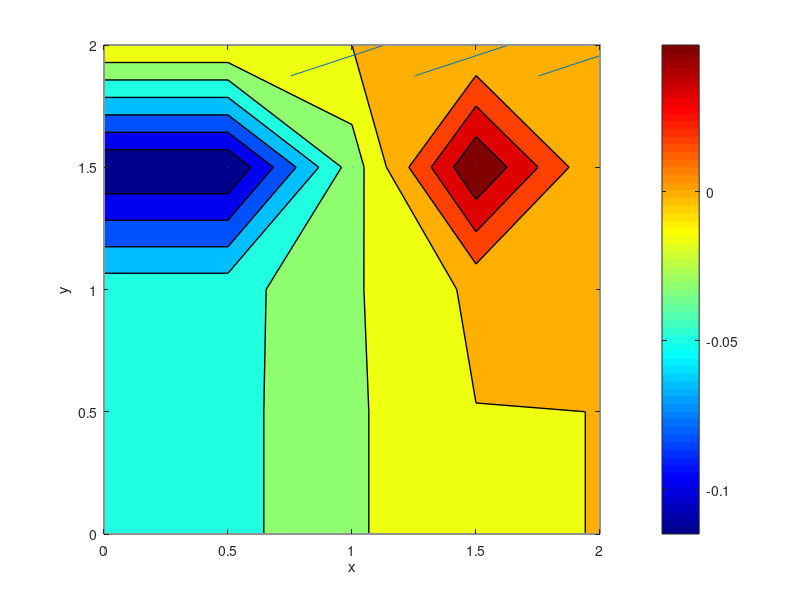

Source code (MATLAB):
%Step 10 :  Poisson Equation
 
% 
 
clear all
nx=5; ny=5; nt=5; nit=50;
xmin=0; xmax=2; 
ymin=0; ymax=2;
dx = (xmax-xmin)/(nx-1); 
dy=(ymax-ymin)/(ny-1);
x=linspace(0,2,nx);
y=linspace(0,2,ny);
[Y,X]=meshgrid(y,x);
 
rho=1;
nu=0.1;
dt=0.001;
 
 
% Init
u=zeros(ny,nx);
v=zeros(ny,nx);
p=zeros(ny,nx);
b=zeros(ny,nx);
%Pressure Field
%Square Brackets of Poissons Equation
   
 
 
for it = 1:nt+1
        for i=2:(nx-1)
            for j=2:(ny-1)
                b(i,j)=rho*(1/dt*((u(i+1,j)-u(i-1,j))/(2*dx)+(v(i,j+1)-v(i,j-1))/(2*dy))-((u(i+1,j)-u(i-1,j))/(2*dx))^2-2*((u(i,j+1)-u(i,j-1))/(2*dy)*(v(i+1,j)-v(i-1,j))/(2*dx))-((v(i,j+1)-v(i,j-1))/(2*dy))^2);
            end
        end
    for iit=1:nit+1
        pn=p;
        for i=2:(nx-1)
            for j=2:(ny-1) 
            p(i,j)=((pn(i+1,j)+pn(i-1,j))*dy^2+(pn(i,j+1)+pn(i,j-1))*dx^2)/(2*(dx^2+dy^2))-dx^2*dy^2/(2*(dx^2+dy^2))*b(i,j);
            end
        end
        p(:,ny) =p(:,ny-1); %%dp/dy = 0 at y = 2
        p(1,:) = p(2,:);    %%dp/dy = 0 at y = 0
        p(:,1)=p(:,2);      %%dp/dx = 0 at x = 0
        p(:,ny)=0;          %%dp = 0 at y = 2
 
    end
     
    un = u;
    vn = v;
     
    for j=2:nx-1
        for i=2:ny-1        
        %Velocity Field
        u(i,j) = un(i,j)-un(i,j)*dt/dx*(un(i,j)-un(i-1,j))-vn(i,j)*dt/dy*(un(i,j)-un(i,j-1))-dt/(2*rho*dx)*(p(i+1,j)-p(i-1,j))+nu*(dt/dx^2*(un(i+1,j)-2*un(i,j)+un(i-1,j))+ (dt/dy^2*(un(i,j+1)-2*un(i,j)+un(i,j-1))));
        v(i,j) = vn(i,j)-un(i,j)*dt/dx*(vn(i,j)-vn(i-1,j))-vn(i,j)*dt/dy*(vn(i,j)-vn(i,j-1))-dt/(2*rho*dy)*(p(i,j+1)-p(i,j-1))+nu*(dt/dx^2*(vn(i+1,j)-2*vn(i,j)+vn(i-1,j))+ (dt/dy^2*(vn(i,j+1)-2*vn(i,j)+vn(i,j-1))));
        end
    end
        u(1,:)=0;
        u(:,1)=0;
        u(nx,:)=0;
        u(:,ny)=1;
        v(1,:)=0;
        v(ny,:)=0;
        v(:,1)=0;
        v(nx,:)=0;
 
 end
contourf(x,y,p.','linewidth',1)
colormap(jet);
colorbar('southoutside');
hold on
quiver(x,y,u.',v.',2)
xlabel('x')
ylabel('y')
colorbar